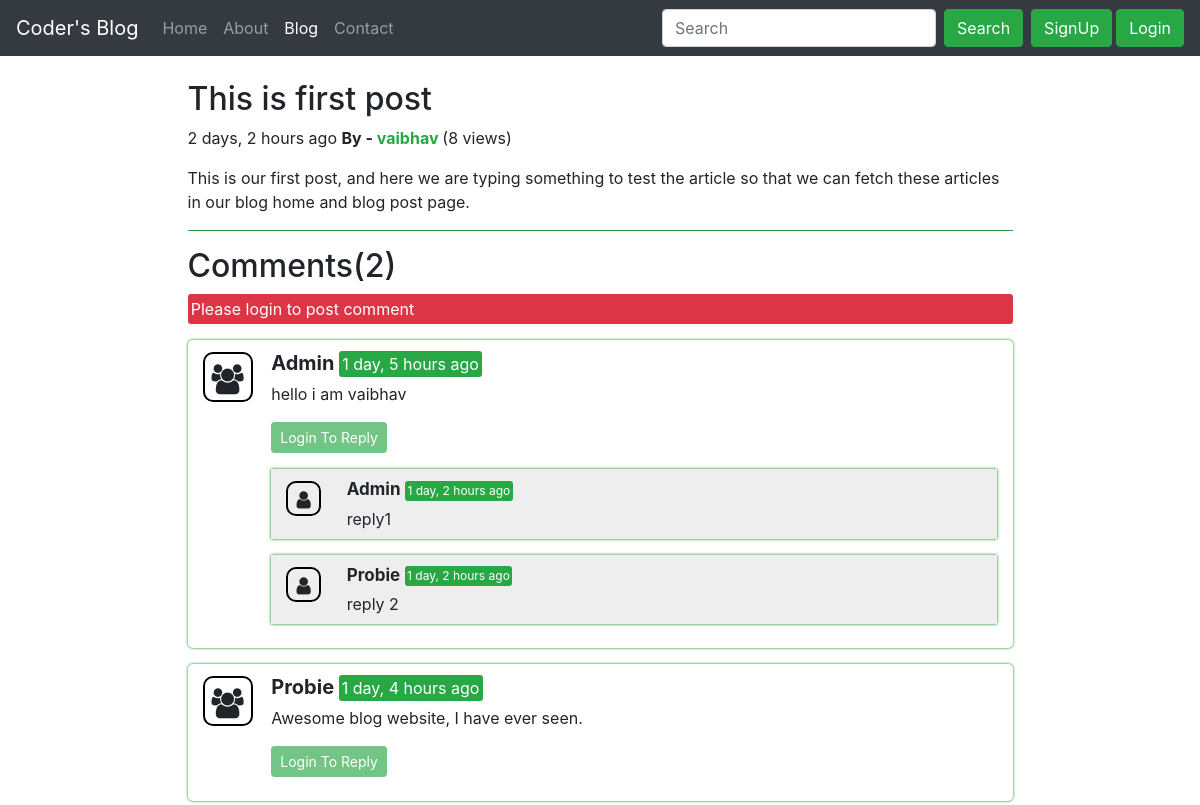
/blog/first-post/, run on the app's committed database.
### blog/models.py (models this page shows, shortened)
class Post(models.Model):
    sno = models.AutoField(primary_key=True)
    title = models.CharField(max_length=255)
    content = models.TextField()
    author = models.CharField(max_length=50)
    slug = models.CharField(max_length=50)
    views = models.IntegerField(default=0)
    timeStamp = models.DateTimeField(blank=True)

class BlogComment(models.Model):
    sno = models.AutoField(primary_key=True)
    comment = models.TextField()
    user = models.ForeignKey(User, on_delete=models.CASCADE)
    post = models.ForeignKey(Post, on_delete=models.CASCADE)
    parent = models.ForeignKey('self', on_delete=models.CASCADE, null=True)
    timeStamp = models.DateTimeField(default=now)

### blog/views.py (the view)
# urls.py: path('<str:slug>/', views.blogPost, name='blogPost'),
def blogPost(request, slug):
    post = Post.objects.filter(slug=slug).first()
    post.views = post.views + 1
    post.save()
    comments = BlogComment.objects.filter(post=post, parent=None)
    replies = BlogComment.objects.filter(post=post).exclude(parent=None)
    repDict = {}
    for reply in replies:
        if reply.parent.sno not in repDict.keys():
            repDict[reply.parent.sno] = [reply]
        else:
            repDict[reply.parent.sno].append(reply)
    return render(request, 'blog/blogPost.html', {'post': post, 'comments': comments, 'user': request.user, 'repDict': repDict})

### blog/templatetags/extras.py (called while the page is built)
@register.filter(name='get_val')
def get_val(dict, key):
    return dict.get(key)

### templates/blog/blogPost.html (shortened to what this page needs)
{% extends 'base.html' %}
{% block blogactive %} active {% endblock blogactive %}
{% load humanize %}
{% load extras %}
{% block body %}
<section class="pb-4 pt-4">
    <div class="container">
        <div class="row">
            <div class="col-md-9 m-auto">
                <div class="blog-post">
                    <h2 class="blog-post-title">{{post.title}}</h2>
                    <p class="blog-post-meta">
                        {{post.timeStamp | naturaltime}}
                        <b>By -
                            <a href="/about" class="text-success">
                                {{post.author}}
                            </a>
                        </b>
                        <span>({{post.views}} views)</span>
                    </p>
                    <p>{{post.content|safe}}</p>
                    <hr class="bg-success">
                </div>
            </div>
        </div>
        <div class="row">
            <div class="col-md-9 m-auto">
                <h2>Comments({{comments.count}})</h2>
                {% if user.is_authenticated %}
                    <form action="/blog/postComment" method='POST'>{% csrf_token %}
                        <div class="form-group">
                            <label for="comment">Post comment</label>
                            <input type="text" class="form-control" id="comment" name="comment" placeholder="Enter Your Comment" autocomplete="off">
                        </div>
                        <input type="hidden" name="postSno" value="{{post.sno}}">
                        <input type="hidden" name="parentSno" value="">
                        <button type="submit" class="btn btn-success">Submit</button>
                    </form>
                {% else %}
                    <mark class="mark bg-danger d-block">Please login to post comment</mark>
                {% endif %}
                {% for comment in comments %}
                    <div class="row mb-3 mt-3 mx-auto comment_section">
                        <div class="col-md-1">
                            <i class="fa fa-users user_icon"></i>
                        </div>
                        <div class="col-md-11 py-2">
                            <b class="username">{{comment.user.username}}</b> <mark class="mark bg-success">{{comment.timeStamp | naturaltime}}</mark>
                            <div class="mb-3 mt-1">
                                {{ comment.comment }}
                            </div>
                            <div class="reply">
                                {% if user.is_authenticated %}
                                <button class="btn btn-sm btn-success" type="button" data-toggle="collapse" data-target="#reply{{comment.sno}}" aria-expanded="false" aria-controls="reply{{comment.sno}}">Reply</button>
                                <div class="collapse" id="reply{{comment.sno}}">
                                    <div class="card card-body mt-2">
                                       <form action="/blog/postComment" method='POST'>{% csrf_token %}
                                            <div class="form-group">
                                                <label for="comment">Post a Reply</label>
                                                <input type="text" class="form-control" id="comment" name="comment" placeholder="Enter Your Reply" autocomplete="off">
                                                <input type="hidden" name="parentSno" value="{{comment.sno}}">
                                            </div>
                                            <input type="hidden" name="postSno" value="{{post.sno}}">
                                            <button type="submit" class="btn btn-sm btn-success">Submit</button>
                                        </form>
                                    </div>
                                </div>
                                {% else %}
                                <button class="btn btn-sm btn-success" type="button" data-toggle="collapse" data-target="#reply{{comment.sno}}" aria-expanded="false" aria-controls="reply{{comment.sno}}" disabled>Login To Reply</button>
                                {% endif %}
                                <div class="replies mt-3">
                                    {% for reply in repDict|get_val:comment.sno %}
                                        <div class="row mb-3 mt-3 mx-auto comment_section">
                                            <div class="col-md-1">
                                                <i class="fa fa-user user_icon"></i>
                                            </div>
                                            <div class="col-md-11 py-2">
                                                <b class="username">{{reply.user.username}}</b> <mark class="mark bg-success">{{reply.timeStamp | naturaltime}}</mark>
                                                <div class="mt-1">
                                                    {{reply.comment}}
                                                </div>
                                            </div>
                                        </div>
                                    {% endfor %}
                                </div>
                            </div>
                        </div>
                    </div>
                {% endfor %}
            </div>
        </div>
    </div>
</section>
{% endblock body %}

### templates/base.html (shortened to what this page needs)
<!doctype html>
<html lang="en">
  <head>
    <link rel="stylesheet" href="https://stackpath.bootstrapcdn.com/bootstrap/4.5.0/css/bootstrap.min.css">
    <link rel="stylesheet" href="https://stackpath.bootstrapcdn.com/font-awesome/4.7.0/css/font-awesome.min.css">
  </head>
  <body>
      <nav class="navbar navbar-expand-lg navbar-dark bg-dark">
        <a class="navbar-brand" href="/">Coder's Blog</a>
        <div class="collapse navbar-collapse" id="navbarSupportedContent">
          <ul class="navbar-nav mr-auto">
            <li class="nav-item {% block homeactive %} {% endblock homeactive %}">
              <a class="nav-link" href="/">Home <span class="sr-only">(current)</span></a>
            </li>
            <li class="nav-item {% block aboutactive %} {% endblock aboutactive %}">
              <a class="nav-link" href="/about">About</a>
            </li>
            <li class="nav-item {% block blogactive %} {% endblock blogactive %}">
              <a class="nav-link" href="/blog">Blog</a>
            </li>
            <li class="nav-item {% block contactactive %} {% endblock contactactive %}">
              <a class="nav-link" href="/contact">Contact</a>
            </li>
          </ul>
          <form class="form-inline my-2 my-lg-0 mr-2" method="GET" action="/search" id="search_form">
            <input class="form-control mr-sm-2" type="search" placeholder="Search" name="search" id="search" aria-label="Search">
            <input class="btn btn-success my-2 my-sm-0" type="submit" value="Search" id="submit">
          </form>
          {% if user.is_authenticated %}
            <ul class="navbar-nav mr-2">
              <li class="nav-item dropdown">
                <a href="#" class="nav-link dropdown-toggle" id="navbarDropdown" role="button" data-toggle="dropdown" aria-haspopup="true" aria-expanded="false">
                Welcome {{request.user}}
                </a>
                <div class="dropdown-menu" aria-labelledby="navbarDropdown">
                  <a class="dropdown-item" href="/logout">Logout</a>
                </div>
              </li>
            </ul>
          {% else %}
            <button type="button" class="btn btn-success mr-1" data-toggle="modal" data-target="#signup">SignUp</button>
            <button type="button" class="btn btn-success" data-toggle="modal" data-target="#login">Login</button>
          {% endif %}
        </div>
      </nav>
    {% block body %}  {% endblock body %}
  </body>
</html>

### templates/blog/blogPost.html (style rules this page uses)
.comment_section { border-radius: 5px; box-shadow: 0 0 3px green; }
.user_icon { border-radius: 10px; font-size: 30px; height: 50px; line-height: 50px; text-align: center; width: 50px; border: 2px solid #000; margin-top: 12px; }
.reply .user_icon { font-size: 20px; height: 35px; line-height: 35px; text-align: center; width: 35px; }
.username { font-size:20px; text-transform: capitalize; }
.reply .username { font-size:17px; }
mark.mark { border-radius:3px; color:#fff; }
.reply mark.mark { font-size:12px; }
.reply .comment_section { border-radius:0; background: #eee; }

### data on the page
Post: title "This is first post", timeStamp "2 days, 2 hours ago", author "vaibhav", views "8", content "This is our first post, and here we are typing something to test the article so that we can fetch these articles in our blog home and blog post page."
BlogComment: user.username "Admin", timeStamp "1 day, 5 hours ago", comment "hello i am vaibhav"
BlogComment: user.username "Admin", timeStamp "1 day, 2 hours ago", comment "reply1"
BlogComment: user.username "Probie", timeStamp "1 day, 2 hours ago", comment "reply 2"
BlogComment: user.username "Probie", timeStamp "1 day, 4 hours ago", comment "Awesome blog website, I have ever seen."

### other printed values
{{ comments.count }} "2"
